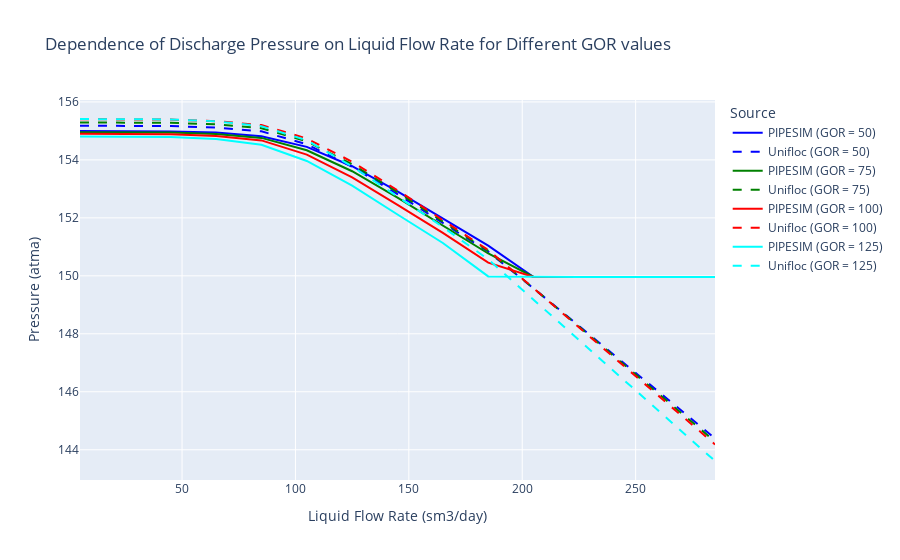

Notebook code cell kept with this figure:
### Markdown cell above
# Сравнение расчета давления на выходе ЭЦН в PIPESIM и Unifloc (флюид - нефть) / Comparison of ESP Discharge Pressure Calculation in PIPESIM and Unifloc (fluid - oil)

### Code cell
if empty_key not in loaded_results_data[resuts_key_p_dis_oil][results_key_pipesim]:

    fig = go.Figure()

    # Доступные цвета для линий
    all_colors = ['blue', 'green', 'red', 'cyan', 'magenta', 'yellow', 'black', 'orange', 'purple', 'brown']
    used_colors = set()

    # Итерируем по GOR
    for gor_value in loaded_results_data[resuts_key_p_dis_oil][results_key_pipesim][p_dis_oil_key]:
        color = all_colors[len(used_colors) % len(all_colors)]
        used_colors.add(color)

        # Получаем данные для PIPESIM и Unifloc
        pressure_pipesim = loaded_results_data[resuts_key_p_dis_oil][results_key_pipesim][p_dis_oil_key][gor_value][pressure_key_atma]
        pressure_unifloc = loaded_results_data[resuts_key_p_dis_oil][results_key_unifloc][p_dis_oil_key][gor_value][pressure_key_atma]
        liquid_rate_pipesim = loaded_results_data[resuts_key_p_dis_oil][results_key_pipesim][p_dis_oil_key][gor_value][liquid_flowrate_key_sm3_day]
        liquid_rate_unifloc = loaded_results_data[resuts_key_p_dis_oil][results_key_unifloc][p_dis_oil_key][gor_value][liquid_flowrate_key_sm3_day]
        
        # Добавляем данные для PIPESIM
        fig.add_trace(go.Scatter(x=liquid_rate_pipesim , y=pressure_pipesim, mode='lines',
                                name=f'PIPESIM (GOR = {gor_value})', line=dict(color=color)))
        
        # Добавляем данные для Unifloc
        fig.add_trace(go.Scatter(x=liquid_rate_unifloc, y=pressure_unifloc, mode='lines',
                                name=f'Unifloc (GOR = {gor_value})', line=dict(color=color, dash='dash')))

    # Настройки графика
    fig.update_layout(
        title='Dependence of Discharge Pressure on Liquid Flow Rate for Different GOR values',
        xaxis_title='Liquid Flow Rate (sm3/day)',
        yaxis_title='Pressure (atma)',
        legend_title='Source'
    )

    # Показываем график
    fig.show()
else:
    print("Результаты расчета отсутствуют.")

### Figure 1 — Plotly figure (JSON) as saved in the notebook; plotly's stock layout.template omitted (floating-point values rounded to 4 significant figures)
{"data": [{"line": {"color": "blue"}, "mode": "lines", "name": "PIPESIM (GOR = 50)", "type": "scatter", "x": [5, 25, 45, 65, 85, 105, 125, 145, 165, 185, 205, 225, 245, 265, 285], "y": [155.0, 155.0, 155.0, 154.9, 154.8, 154.4, 153.8, 152.9, 152.0, 151.0, 150.0, 150.0, 150.0, 150.0, 150.0]}, {"line": {"color": "blue", "dash": "dash"}, "mode": "lines", "name": "Unifloc (GOR = 50)", "type": "scatter", "x": [5, 25, 45, 65, 85, 105, 125, 145, 165, 185, 205, 225, 245, 265, 285], "y": [155.2, 155.2, 155.2, 155.1, 155.0, 154.5, 153.8, 152.8, 151.8, 150.8, 149.6, 148.3, 147.0, 145.7, 144.4]}, {"line": {"color": "green"}, "mode": "lines", "name": "PIPESIM (GOR = 75)", "type": "scatter", "x": [5, 25, 45, 65, 85, 105, 125, 145, 165, 185, 205, 225, 245, 265, 285], "y": [155.0, 155.0, 154.9, 154.9, 154.8, 154.3, 153.6, 152.7, 151.7, 150.8, 150.0, 150.0, 150.0, 150.0, 150.0]}, {"line": {"color": "green", "dash": "dash"}, "mode": "lines", "name": "Unifloc (GOR = 75)", "type": "scatter", "x": [5, 25, 45, 65, 85, 105, 125, 145, 165, 185, 205, 225, 245, 265, 285], "y": [155.3, 155.3, 155.3, 155.2, 155.1, 154.6, 153.8, 152.9, 151.9, 150.9, 149.6, 148.2, 146.9, 145.6, 144.3]}, {"line": {"color": "red"}, "mode": "lines", "name": "PIPESIM (GOR = 100)", "type": "scatter", "x": [5, 25, 45, 65, 85, 105, 125, 145, 165, 185, 205, 225, 245, 265, 285], "y": [154.9, 154.9, 154.9, 154.8, 154.7, 154.2, 153.4, 152.4, 151.5, 150.5, 150.0, 150.0, 150.0, 150.0, 150.0]}, {"line": {"color": "red", "dash": "dash"}, "mode": "lines", "name": "Unifloc (GOR = 100)", "type": "scatter", "x": [5, 25, 45, 65, 85, 105, 125, 145, 165, 185, 205, 225, 245, 265, 285], "y": [155.4, 155.4, 155.4, 155.3, 155.2, 154.7, 153.9, 153.0, 151.9, 150.9, 149.6, 148.2, 146.9, 145.5, 144.2]}, {"line": {"color": "cyan"}, "mode": "lines", "name": "PIPESIM (GOR = 125)", "type": "scatter", "x": [5, 25, 45, 65, 85, 105, 125, 145, 165, 185, 205, 225, 245, 265, 285], "y": [154.8, 154.8, 154.8, 154.7, 154.5, 154.0, 153.1, 152.1, 151.1, 150.0, 150.0, 150.0, 150.0, 150.0, 150.0]}, {"line": {"color": "cyan", "dash": "dash"}, "mode": "lines", "name": "Unifloc (GOR = 125)", "type": "scatter", "x": [5, 25, 45, 65, 85, 105, 125, 145, 165, 185, 205, 225, 245, 265, 285], "y": [155.4, 155.4, 155.4, 155.3, 155.2, 154.7, 153.8, 152.7, 151.7, 150.6, 149.2, 147.8, 146.4, 145.0, 143.6]}], "layout": {"legend": {"title": {"text": "Source"}}, "title": {"text": "Dependence of Discharge Pressure on Liquid Flow Rate for Different GOR values"}, "xaxis": {"title": {"text": "Liquid Flow Rate (sm3/day)"}}, "yaxis": {"title": {"text": "Pressure (atma)"}}}}
